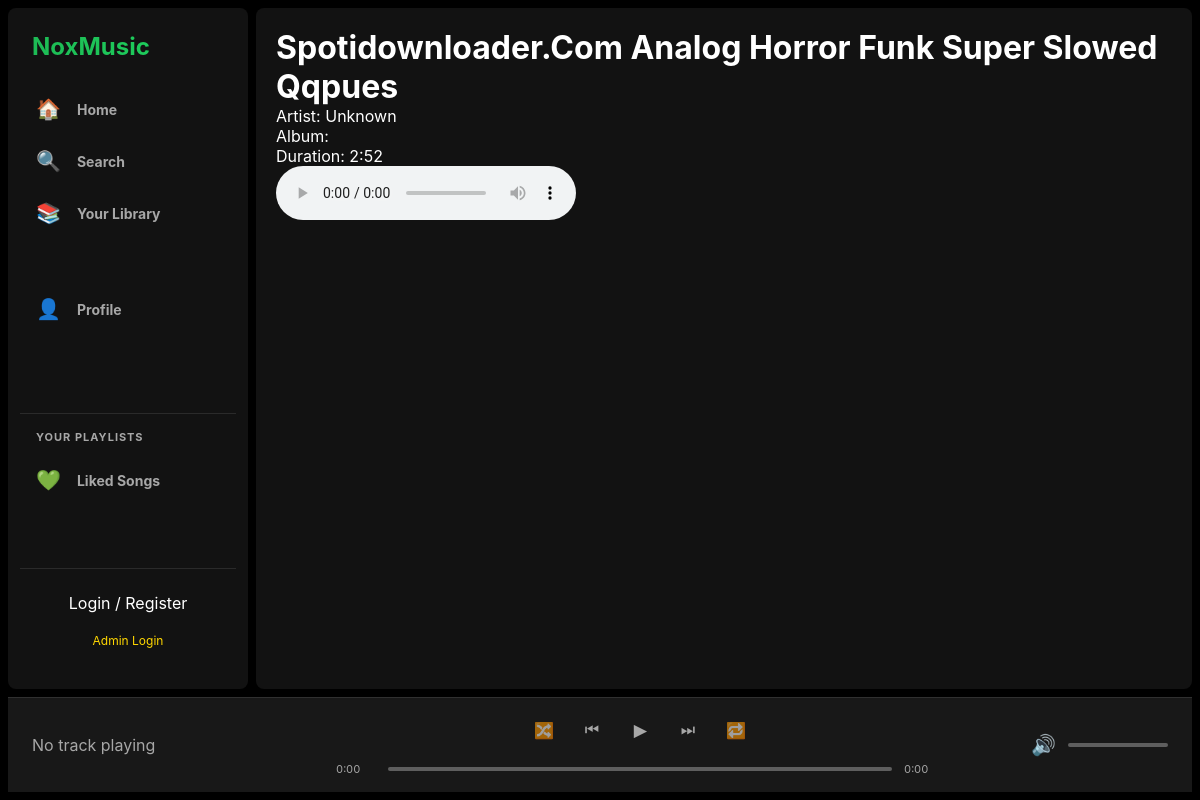
Screenshot of /track/5 with the database file from the repository.
### app/models.py (models this page shows)
class Track(db.Model):
    __tablename__ = "tracks"
    id = db.Column(db.Integer, primary_key=True)
    title = db.Column(db.String(255), nullable=False)
    artist = db.Column(db.String(255), default="Unknown")
    album = db.Column(db.String(255), default="")
    duration = db.Column(db.Integer, nullable=True)
    cover = db.Column(db.String(8), default="🎵")
    media = db.Column(db.String(512), unique=True, nullable=False)
    gradient = db.Column(db.String(255), default="linear-gradient(135deg,#374151,#1f2937)")
    genre = db.Column(db.String(100), default="Other")
    year = db.Column(db.Integer, nullable=True)
    plays = db.Column(db.Integer, default=0)
    lyrics = db.Column(db.Text, default="")
    created_at = db.Column(db.DateTime, default=datetime.utcnow)
    playlists = db.relationship('Playlist', secondary=playlist_tracks, back_populates='tracks')
    listening_history = db.relationship('ListeningHistory', back_populates='track', cascade='all, delete-orphan')
    def to_dict(self):
        return {
            "id": self.id,
            "title": self.title,
            "artist": self.artist,
            "album": self.album,
            "duration": self.duration,
            "cover": self.cover,
            "media": self.media,
            "gradient": self.gradient,
            "genre": self.genre,
            "year": self.year,
            "plays": self.plays,
            "lyrics": self.lyrics,
            "created_at": self.created_at.isoformat()
        }

### app/routes.py (the view)
@main_bp.route("/track/<int:track_id>")
def track_view(track_id):
    t = Track.query.get_or_404(track_id)
    return render_template("track.html", track=t.to_dict())

### app/auth.py (called while the page is built)
@auth_bp.app_context_processor
def inject_user():
    user_id = session.get("user_id")
    if user_id:
        user = User.query.get(user_id)
        return {"current_user": user}
    return {"current_user": None}

### templates/track.html
{% extends "base.html" %}
{% block content %}
<div style="padding:20px">
  <h1>{{ track.title }}</h1>
  <p>Artist: {{ track.artist }}</p>
  <p>Album: {{ track.album }}</p>
  <p>Duration: {% if track.duration %}{{ track.duration // 60 }}:{% if (track.duration % 60) < 10 %}0{% endif %}{{ track.duration % 60 }}{% else %}0:00{% endif %}</p>
  <audio controls src="{{ track.media }}"></audio>
</div>
{% endblock %}

### static/style.css (style rules this page uses)
:root { --bg: #000000; --panel: #121212; --elevated: #1a1a1a; --muted: #a7a7a7; --accent: #1db954; --white: #ffffff; --border: rgba(255, 255, 255, 0.1); }
* { box-sizing: border-box; margin: 0; padding: 0; text-decoration: none; }
body, html { height: 100%; font-family: -apple-system, BlinkMacSystemFont, 'Segoe UI', Roboto, Oxygen, Ubuntu, Cantarell, sans-serif; background: var(--bg); color: var(--white); overflow: hidden; }

### rows the page displays
Track: title "Spotidownloader.Com Analog Horror Funk Super Slowed Qqpues", artist "Unknown"

### other values shown
{{ track.duration // 60 }} "2"
{{ track.duration % 60 }} "52"
